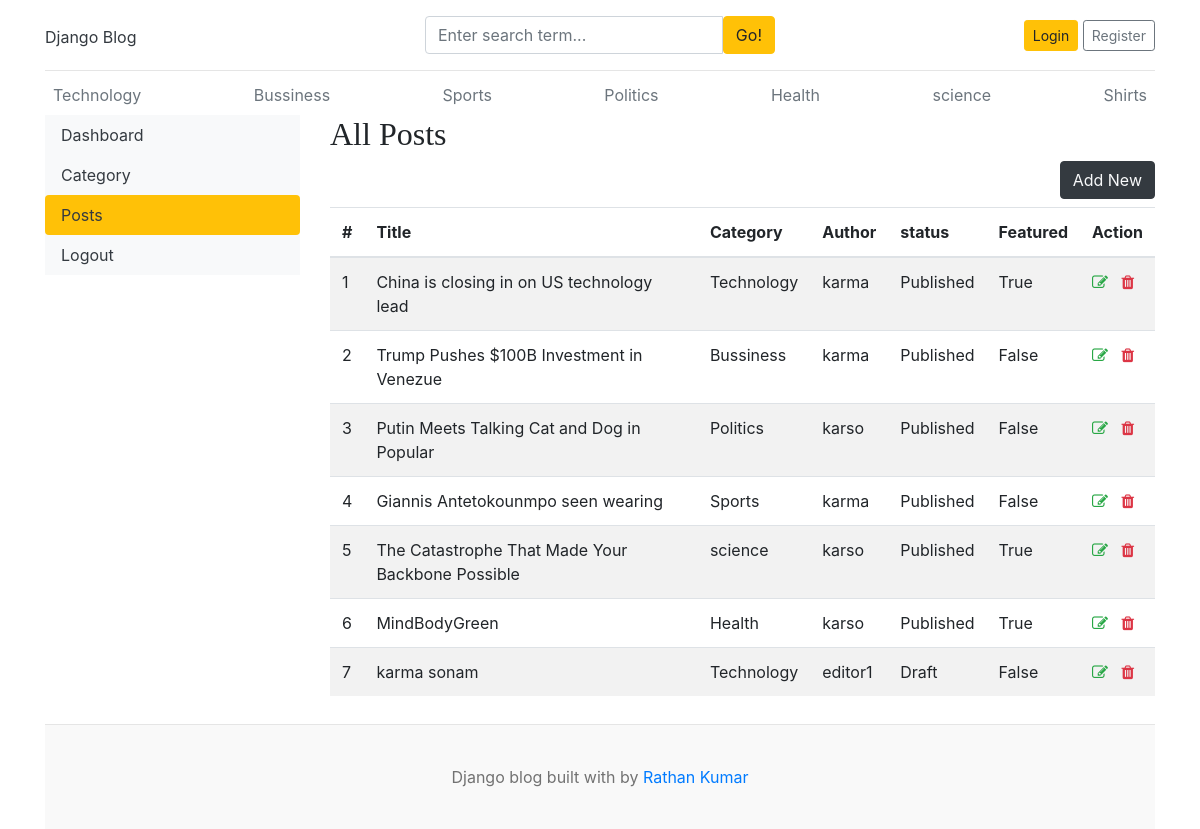
The app's page /dashboard/posts/ with its own data.
### blogs/models.py (models this page shows, shortened)
class Category(models.Model):
    category_name=models.CharField(max_length=50,unique=True)
    created_at=models.DateTimeField(auto_now_add=True)
    updated_at=models.DateTimeField(auto_now=True)
    class Meta:
        verbose_name_plural='categories'
    def __str__(self):
        return self.category_name

class Blog(models.Model):
    title=models.CharField(max_length=100)
    slug=models.SlugField(max_length=150,unique=True,blank=True)
    category=models.ForeignKey(Category,on_delete=models.CASCADE)
    author=models.ForeignKey(User,on_delete=models.CASCADE)
    feature_image=models.ImageField(upload_to='uploads/%Y/%m/%d')
    short_description=models.TextField(max_length=500)
    blog_body=models.TextField(max_length=1000)
    status=models.CharField( max_length=50,choices=STATUS_CHOIES,default='Draft')
    is_featured=models.BooleanField(default=False)
    created_at=models.DateTimeField(auto_now_add=True)
    updated_at=models.DateTimeField(auto_now=True)

### dashboard/views.py (the view)
# urls.py: path('posts/',views.posts,name='posts'),
def posts(req):
    posts=Blog.objects.all()
    context={
        'posts':posts
    }
    return render(req,'dashboard/posts.html',context)

### blogs/context_processors.py (called while the page is built)
def get_categories(req):
    categories=Category.objects.all()
    return dict(categories=categories)

def get_social_links(req):
    socialLink=SocialLink.objects.all()
    return dict(socialLink=socialLink)

### templates/dashboard/posts.html (shortened to what this page needs)
{% extends "base.html" %}
{% block content %}
<div class="row">
 {% include 'dashboard/sidebar.html'%}
    <div class="col-md-9">
      <h2>All Posts</h2>
      <a href="{% url 'add_post'%}" class='btn btn-dark text-light float-right mb-2'>Add New</a>
    <table class="table table-striped table-hover">
  <thead >
    <tr>
      <th>#</th>
      <th>Title</th>
      <th>Category</th>
      <th>Author</th>
      <th>status</th>
      <th>Featured</th>
      <th>Action</th>
    </tr>
  </thead>
  <tbody>
   {% for post in posts  %}
    <tr>
      <td>{{forloop.counter}}</td>
      <td>{{post.title}}</td>
      <td>{{post.category}}</td>
      <td>{{ post.author}}</td>
        <td>{{post.status}}</td>
        <td>{{post.is_featured}}</td>
        <td>
        <a href="{% url 'edit_post' post.id%}"><i class="fa fa-edit text-success"></i></a>
          <a href="{% url 'delete_post' post.id%}"> <i class="fa fa-trash text-danger"></i></a>
        </td>
    </tr>
    {% endfor %}
  </tbody>
</table>
    </div>
</div>
</div>
{% endblock content %}

### templates/base.html (shortened to what this page needs)
{% load  static %}
<!DOCTYPE html>
<html lang="en">
<head>
    <link href="https://getbootstrap.com/docs/4.0/dist/css/bootstrap.min.css" rel="stylesheet">
    <link href="{% static 'css/blog.css'%}" rel="stylesheet">
    <link rel="stylesheet" href="https://cdnjs.cloudflare.com/ajax/libs/font-awesome/4.7.0/css/font-awesome.min.css">
  </head>
<body>
    <div class="container">
      <header class="blog-header py-3">
        <div class="row flex-nowrap justify-content-between align-items-center">
          <div class="col-4 pt-1">
            <a class="blog-head er-logo text-dark" href="/">Django Blog</a>
          </div>
          <div class="col-4">
            <form action="{% url 'search'%}" method='GET'>
              <div class="input-group">
                <input class="form-control" type="text" name='keyword' value="{{keyword}}"  placeholder="Enter search term..." aria-label="Enter search term..." aria-describedby="button-search" />
                <button type='submit' class="btn btn-warning" id="button-search" type="button">Go!</button>
             </div>
            </form>
          </div>
          {% if not user.is_authenticated %}
          <div class="col-4 d-flex justify-content-end align-items-center">
            <a class="btn btn-sm btn-warning" href="{% url 'login'%}">Login</a> &nbsp;
            <a class="btn btn-sm btn-outline-secondary" href="{% url 'register'%}">Register</a>
          </div>
          {% else %}
            <span><a href="{% url 'dashboard'%}">Dashboard</a></span>
            &emsp;
            <span><a href="{% url 'logout'%}">LogOut</a></span>
          {% endif %}
        </div>
      </header>
      <div class="nav-scroller py-1 mb-2">
        <nav class="nav d-flex justify-content-between">
          {% for category in categories %}
          <a class="p-2 text-muted" href="{% url 'posts_by_category' category.id %}">
            {{category.category_name}}
          </a>
         {% endfor %}
        </nav>
{% block content %}
{% endblock %}
<footer class="blog-footer text-center">
  <p>Django blog built with   by <a href="#">Rathan Kumar</a></p>
</footer>
</body>
</html>

### blog_main/static/css/blog.css (style rules this page uses)
.blog-header { border-bottom: 1px solid #e5e5e5; }
h1, h2, h3, h4, h5, h6 { font-family: "Playfair Display", Georgia, "Times New Roman", serif; }
.blog-footer { padding: 2.5rem 0; color: #727272; text-align: center; background-color: #f9f9f9; border-top: .05rem solid #e5e5e5; }
.blog-footer p:last-child { margin-bottom: 0; }

### records on screen
Category: category_name "Technology"
Category: category_name "Bussiness"
Category: category_name "Sports"
Category: category_name "Politics"
Category: category_name "Health"
Category: category_name "science"
Category: category_name "Shirts"
Blog: title "China is closing in on US technology lead", category "Technology", author "karma", status "Published", is_featured "True"
Blog: title "Trump Pushes $100B Investment in Venezue", category "Bussiness", author "karma", status "Published", is_featured "False"
Blog: title "Putin Meets Talking Cat and Dog in Popular", category "Politics", author "karso", status "Published", is_featured "False"
Blog: title "Giannis Antetokounmpo seen wearing", category "Sports", author "karma", status "Published", is_featured "False"
Blog: title "The Catastrophe That Made Your Backbone Possible", category "science", author "karso", status "Published", is_featured "True"
Blog: title "MindBodyGreen", category "Health", author "karso", status "Published", is_featured "True"
Blog: title "karma sonam", category "Technology", author "editor1", status "Draft", is_featured "False"
